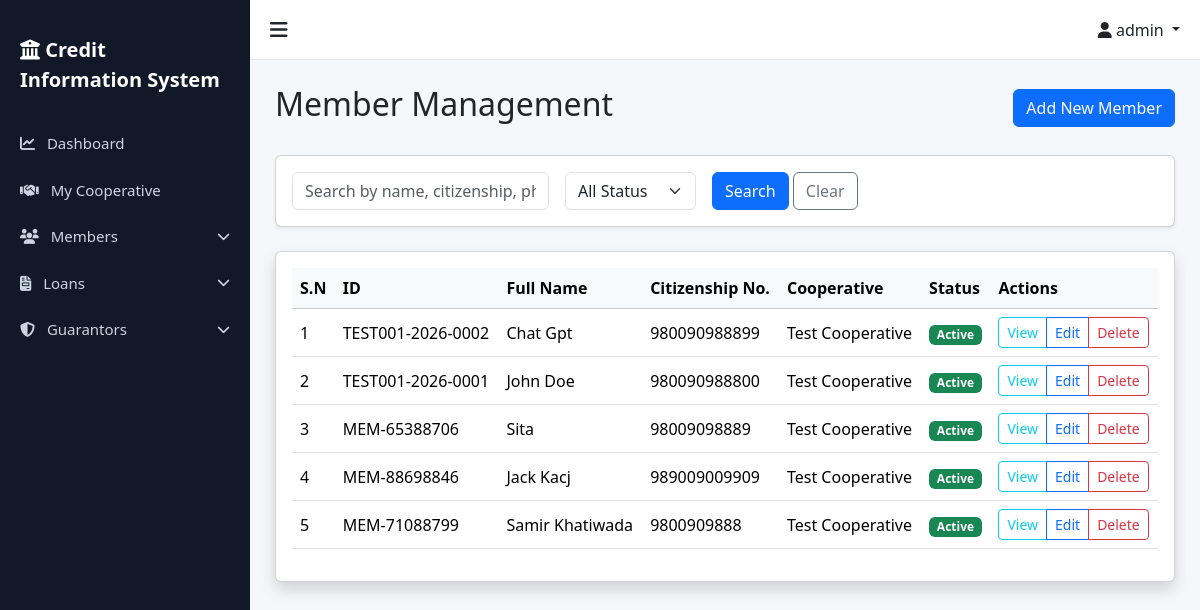
The page /members/ (signed in) on the database as committed earlier.
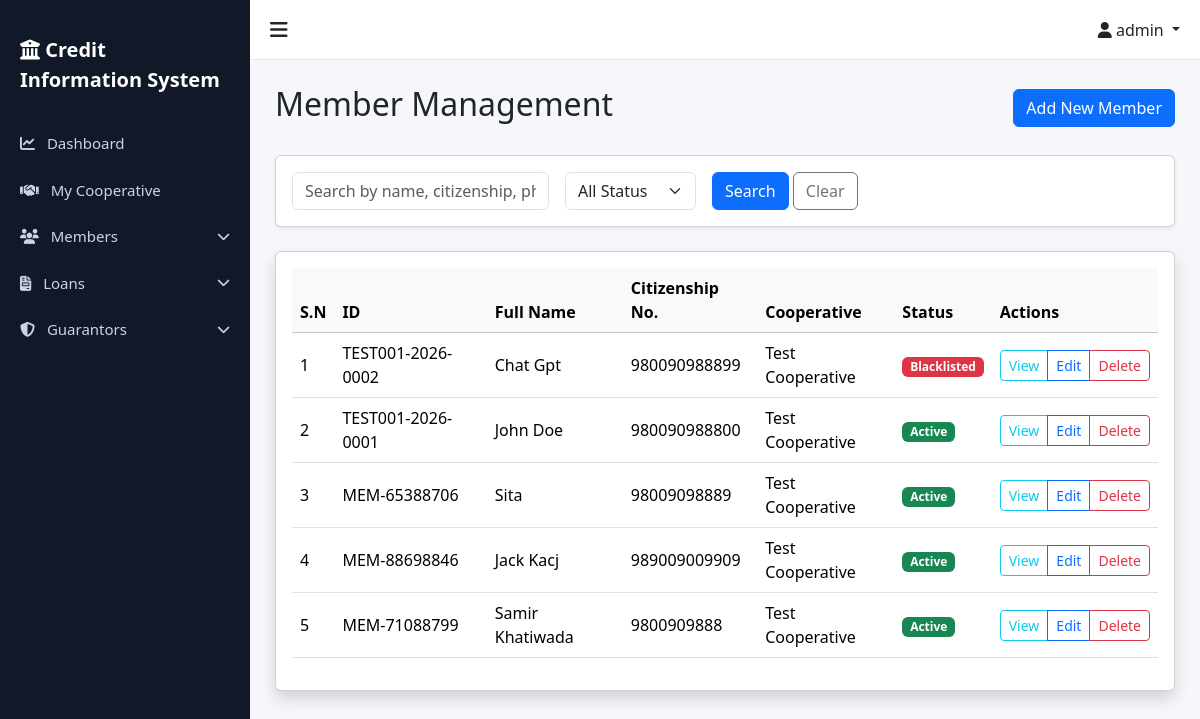
The same page on the database as committed later.
### accounts/models.py (models this page shows, shortened)
class User(AbstractUser):
    ROLE_CHOICES = (
        ('superadmin', 'Super Admin'),
        ('admin', 'Admin'),
        ('staff', 'Staff'),
    )
    role = models.CharField(max_length=20, choices=ROLE_CHOICES, default='staff')
    cooperative = models.ForeignKey(
        'cooperatives.Cooperative',
        on_delete=models.SET_NULL,
        null=True,
        blank=True,
        related_name='users',
        help_text="Null for Super Admin users"
    )
    is_first_login = models.BooleanField(default=True)
    class Meta:
        ordering = ['-date_joined']
        indexes = [
            models.Index(fields=['role']),
            models.Index(fields=['cooperative']),
        ]
    def is_superadmin(self):
        return self.role == 'superadmin'
    def is_admin(self):
        return self.role == 'admin'
    def is_staff_user(self):
        return self.role == 'staff'

### members/models.py (models this page shows, shortened)
class Member(models.Model):
    full_name = models.CharField(max_length=255)
    citizenship_number = models.CharField(max_length=50, unique=True)
    unique_system_id = models.CharField(max_length=100, unique=True, editable=False)
    address = models.TextField()
    phone = models.CharField(max_length=20)
    blacklist_status = models.BooleanField(default=False)
    cooperative = models.ForeignKey(
        'cooperatives.Cooperative',
        on_delete=models.CASCADE,
        related_name='members'
    )
    created_at = models.DateTimeField(auto_now_add=True)
    updated_at = models.DateTimeField(auto_now=True)
    class Meta:
        ordering = ['-created_at']
        indexes = [
            models.Index(fields=['citizenship_number']),
            models.Index(fields=['unique_system_id']),
            models.Index(fields=['blacklist_status']),
        ]

### cooperatives/models.py (models this page shows, shortened)
class Cooperative(models.Model):
    STATUS_CHOICES = (
        ('active', 'Active'),
        ('inactive', 'Inactive'),
    )
    name = models.CharField(max_length=255)
    code = models.CharField(max_length=50, unique=True)
    address = models.TextField()
    contact = models.CharField(max_length=255)  # Can contain phone/email
    status = models.CharField(max_length=20, choices=STATUS_CHOICES, default='active')
    created_at = models.DateTimeField(auto_now_add=True)
    updated_at = models.DateTimeField(auto_now=True)
    class Meta:
        ordering = ['-created_at']
        verbose_name_plural = 'Cooperatives'

### members/views.py (the view, shortened to what this page needs)
# urls.py: path('', views.MemberListView.as_view(), name='member_list'),
class MemberListView(StaffOrAdminMixin, CooperativeAccessMixin, ListView):
    model = Member
    template_name = 'members/member_list.html'
    context_object_name = 'members'
    paginate_by = 10
    def get_queryset(self):
        qs = super().get_queryset()
        search_query = self.request.GET.get('search', '')
        status_filter = self.request.GET.get('status', '').strip().lower()
        if status_filter == 'blacklisted':
            qs = qs.filter(blacklist_status=True)
        elif status_filter == 'active':
            qs = qs.filter(blacklist_status=False)
        return qs
    def get_context_data(self, **kwargs):
        context = super().get_context_data(**kwargs)
        context['search_query'] = self.request.GET.get('search', '')
        context['status_filter'] = self.request.GET.get('status', '')
        return context

### accounts/permissions.py (called while the page is built)
    def test_func(self):
        return self.request.user.is_authenticated and (
            self.request.user.is_staff_user() or
            self.request.user.is_admin() or
            self.request.user.is_superadmin()
        )

    def get_queryset(self):
        queryset = super().get_queryset()
        if self.request.user.is_superadmin():
            return queryset
        if self.request.user.cooperative:
            from cooperatives.models import Cooperative
            if queryset.model == Cooperative:
                return queryset.filter(pk=self.request.user.cooperative.pk)
            return queryset.filter(cooperative=self.request.user.cooperative)
        return queryset.none()

    def get_context_data(self, **kwargs):
        context = super().get_context_data(**kwargs)
        if not self.request.user.is_superadmin() and self.request.user.cooperative:
            context['user_cooperative'] = self.request.user.cooperative
        return context

### templates/members/member_list.html (shortened to what this page needs)
{% extends 'base.html' %}
{% block content %}
<div class="d-flex justify-content-between align-items-center mb-4">
    <h2>Member Management</h2>
    <a href="{% url 'members:member_add' %}" class="btn btn-primary">Add New Member</a>
</div>
<div class="card shadow-sm mb-4">
    <div class="card-body">
        <form method="get" id="filter-form" class="row row-cols-lg-auto g-3 align-items-center">
            <div class="col-12">
                <input type="text" name="search" id="search-input" class="form-control"
                    placeholder="Search by name, citizenship, phone, cooperative..." value="{{ search_query }}"
                    autocomplete="off">
            </div>
            <div>
                <div class="col-12">
                    <select name="status" id="status-select" class="form-select">
                        <option value="">All Status</option>
                    </select>
                </div>
            </div>
            <div class="col-12">
                <button type="submit" class="btn btn-primary">Search</button>
                <a href="{% url 'members:member_list' %}" class="btn btn-outline-secondary">Clear</a>
            </div>
        </form>
    </div>
</div>
<div class="card shadow">
    <div class="card-body">
        <div class="table-responsive">
            <table class="table table-hover align-middle">
                <thead class="table-light">
                    <tr>
                        <th>S.N</th>
                        <th>ID</th>
                        <th>Full Name</th>
                        <th>Citizenship No.</th>
                        <th>Cooperative</th>
                        <th>Status</th>
                        <th>Actions</th>
                    </tr>
                </thead>
                <tbody>
                    {% for member in members %}
                    <tr>
                        <td>{{ forloop.counter }}</td>
                        <td>{{ member.unique_system_id }}</td>
                        <td>{{ member.full_name }}</td>
                        <td>{{ member.citizenship_number }}</td>
                        <td>{{ member.cooperative.name }}</td>
                        <td>
                            {% if member.blacklist_status %}
                            <span class="badge bg-danger">Blacklisted</span>
                            {% else %}
                            <span class="badge bg-success">Active</span>
                            {% endif %}
                        </td>
                        <td>
                            <div class="btn-group btn-group-sm">
                                <a href="{% url 'members:member_detail' member.pk %}"
                                    class="btn btn-outline-info">View</a>
                                <a href="{% url 'members:member_edit' member.pk %}"
                                    class="btn btn-outline-primary">Edit</a>
                                {% if user.is_superadmin or user.is_admin %}
                                <a href="{% url 'members:member_delete' member.pk %}"
                                    class="btn btn-outline-danger">Delete</a>
                                {% endif %}
                            </div>
                        </td>
                    </tr>
                    {% empty %}
                    <tr>
                        <td colspan="7" class="text-center py-4">No members found.</td>
                    </tr>
                    {% endfor %}
                </tbody>
            </table>
        </div>
    </div>
</div>
{% endblock %}

### templates/base.html (shortened to what this page needs)
{% load static %}
<!DOCTYPE html>
<html lang="en">
<head>
    <link href="https://cdn.jsdelivr.net/npm/bootstrap@5.3.2/dist/css/bootstrap.min.css" rel="stylesheet">
    <link rel="stylesheet" href="https://cdnjs.cloudflare.com/ajax/libs/font-awesome/6.5.0/css/all.min.css">
    <link href="https://cdn.jsdelivr.net/npm/select2@4.1.0-rc.0/dist/css/select2.min.css" rel="stylesheet" />
    <link href="https://cdn.jsdelivr.net/npm/select2-bootstrap-5-theme@1.3.0/dist/select2-bootstrap-5-theme.min.css"
        rel="stylesheet" />
</head>
<body>
    {% if user.is_authenticated %}
    <div id="sidebar" class="sidebar">
        <div class="sidebar-brand">
            <i class="fa-solid fa-building-columns"></i> Credit Information System
        </div>
        <a href="{% url 'accounts:dashboard' %}">
            <i class="fa-solid fa-chart-line me-2"></i> Dashboard
        </a>
        {% if user.is_superadmin %}
        <a href="#cooperativesMenu" data-bs-toggle="collapse" role="button" aria-expanded="false"
            aria-controls="cooperativesMenu" class="d-flex justify-content-between align-items-center">
            <span><i class="fa-solid fa-building me-2"></i> Cooperatives</span>
            <i class="fa-solid fa-chevron-down small"></i>
        </a>
        <div class="collapse" id="cooperativesMenu">
            <a href="{% url 'cooperatives:create' %}" class="ps-5 py-2 small"><i class="fa-solid fa-plus me-2"></i>Add
                Cooperative</a>
            <a href="{% url 'cooperatives:list' %}" class="ps-5 py-2 small"><i
                    class="fa-solid fa-list me-2"></i>Cooperative List</a>
        </div>
        {% elif user.cooperative %}
        <a href="{% url 'cooperatives:detail' user.cooperative.pk %}">
            <i class="fa-solid fa-handshake me-2"></i> My Cooperative
        </a>
        {% endif %}
        <a href="#membersMenu" data-bs-toggle="collapse" role="button" aria-expanded="false" aria-controls="membersMenu"
            class="d-flex justify-content-between align-items-center">
            <span><i class="fa-solid fa-users me-2"></i> Members</span>
            <i class="fa-solid fa-chevron-down small"></i>
        </a>
        <a href="#loansMenu" data-bs-toggle="collapse" role="button" aria-expanded="false" aria-controls="loansMenu"
            class="d-flex justify-content-between align-items-center">
            <span><i class="fa-solid fa-file-invoice me-2"></i> Loans</span>
            <i class="fa-solid fa-chevron-down small"></i>
        </a>
        <a href="#guarantorsMenu" data-bs-toggle="collapse" role="button" aria-expanded="false"
            aria-controls="guarantorsMenu" class="d-flex justify-content-between align-items-center">
            <span><i class="fa-solid fa-shield-halved me-2"></i> Guarantors</span>
            <i class="fa-solid fa-chevron-down small"></i>
        </a>
    </div>
    {% endif %}
    <div id="mainContent" class="{% if user.is_authenticated %}main-content{% else %}container-fluid{% endif %}">
        {% if user.is_authenticated %}
        <div class="topbar">
            <div class="toggle-btn" onclick="toggleSidebar()">
                <i class="fa-solid fa-bars"></i>
            </div>
            <div>
                <div class="dropdown">
                    <a class="dropdown-toggle text-dark text-decoration-none" href="#" role="button"
                        data-bs-toggle="dropdown">
                        <i class="fa-solid fa-user"></i>
                        {{ user.username }}
                    </a>
                </div>
            </div>
        </div>
        {% endif %}
        <div class="page-content">
            {% block content %}
            {% endblock %}
        </div>
    </div>
</body>
</html>

### templates/base.html (style rules this page uses)
body { overflow-x: hidden; background: #f5f7fb; }
.sidebar { height: 100vh; width: 250px; position: fixed; top: 0; left: 0; background: #111827; padding-top: 20px; transition: all 0.3s; }
.sidebar a { color: #cbd5e1; padding: 12px 20px; display: block; text-decoration: none; font-size: 15px; }
.sidebar-brand { color: #fff; font-size: 20px; font-weight: 600; padding: 15px 20px; margin-bottom: 10px; }
.main-content { margin-left: 250px; transition: all 0.3s; }
.topbar { height: 60px; background: #fff; border-bottom: 1px solid #e5e7eb; display: flex; align-items: center; justify-content: space-between; padding: 0 20px; }
.toggle-btn { font-size: 20px; cursor: pointer; }
.page-content { padding: 25px; }

Rows that differ between the two databases and show on the page:
changed Member "TEST001-2026-0002": blacklist_status "Active" → "Blacklisted"
